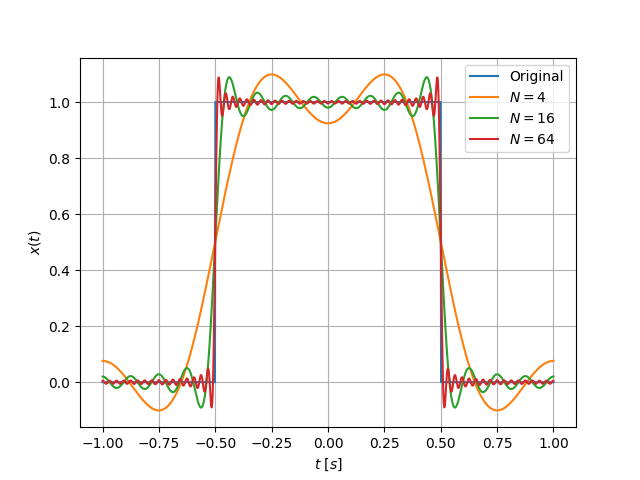

Reproduce this figure in Python.
import numpy as np
import matplotlib.pyplot as plt


def fourier(x, t, T, N):
    dt = (t.max() - t.min()) / t.size

    t = t[:, np.newaxis]
    x = x[:, np.newaxis]

    n = np.arange(-N, N + 1)

    cn = 1 / T * np.sum(x * np.exp(-1j * 2 * np.pi * n * t / T) * dt, axis=0)

    return np.sum(cn * np.exp(1j * 2 * np.pi * n * t / T), axis=1)


@np.vectorize
def rect(t, T):
    if np.abs(t) < T / 2:
        return 1
    elif np.abs(t) == T / 2:
        return 1 / 2
    else:
        return 0


T = 2
t = np.linspace(-T / 2, T / 2, 1000)
x = rect(t, 1)

plt.plot(t, x, label='Original')
plt.plot(t, fourier(x, t, T, 4).real, label=r'$N = 4$')
plt.plot(t, fourier(x, t, T, 16).real, label=r'$N = 16$')
plt.plot(t, fourier(x, t, T, 64).real, label=r'$N = 64$')
plt.xlabel(r'$t\ [s]$')
plt.ylabel(r'$x(t)$')
plt.legend()
plt.grid(True)
plt.show()
